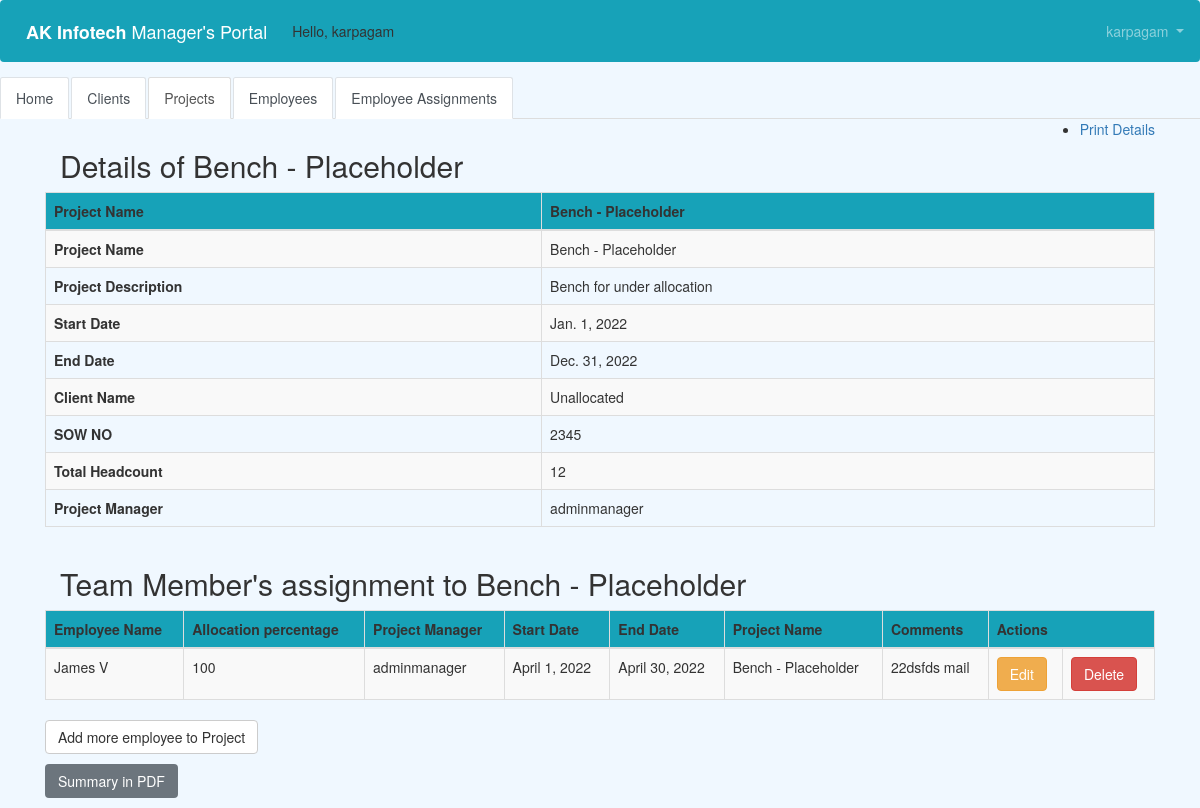
Page /manager/project/5/project_summary/ (signed in) on the committed database.
### users/models.py (models this page shows)
class CustomUser(AbstractUser):
    department = models.CharField(max_length=50, default=' ', null=True, blank=True)
    cell_phone = models.CharField(max_length=50, default='(402)000-0000')
    date_of_joining = models.DateField(null=True, blank=True)
    employee_ID = models.CharField(max_length=50, default=' ', null=True, blank=True)
    office_location = models.CharField(max_length=50, default=' ', null=True, blank=True)
    designation = models.CharField(max_length=50, default=' ', null=True, blank=True)

### manager/models.py (models this page shows, shortened)
class Project(models.Model):
    project_name = models.CharField(max_length=50, blank=False, null=False, default=' ')
    project_description = models.CharField(max_length=50, blank=False, null=False, default=' ')
    start_date = models.DateField(null=True, blank=True)
    end_date = models.DateField(null=True, blank=True)
    client_name = models.ForeignKey(Client, related_name='client', max_length=50, blank=False, null=False, default=' ',
                                    on_delete=models.CASCADE)
    SOW_no = models.CharField(max_length=50, blank=False, null=False, default=' ')
    total_headcount = models.IntegerField(blank=False, null=False, default=' ')
    manager = models.ForeignKey(get_user_model(), on_delete=models.CASCADE)
    def __str__(self):
        return self.project_name

class Client(models.Model):
    client_name = models.CharField(max_length=50, blank=False, null=False, default=' ')
    POC_client = models.CharField(max_length=50, blank=False, null=False, default=' ')
    POC_manager = models.ForeignKey(get_user_model(), on_delete=models.CASCADE)
    def __str__(self):
        return self.client_name

class Employee(models.Model):
    employee_name = models.CharField(max_length=50, blank=False, null=False, default=' ')
    first_name = models.CharField(max_length=50, blank=False, null=False, default=' ')
    last_name = models.CharField(max_length=50, blank=False, null=False, default=' ')
    Email = models.EmailField(max_length=100, default=' ')
    DOJ = models.DateField(null=True, blank=True)
    Project_manager = models.ForeignKey(users.models.CustomUser, related_name='manager', null=True,
                                        on_delete=models.DO_NOTHING)
    Location = models.CharField(max_length=50, blank=False, null=False, default=' ')
    Designation = models.CharField(max_length=50, blank=False, null=False, default=' ')
    def __str__(self):
        return self.employee_name

### assignment/models.py (models this page shows, shortened)
class Assignment(models.Model):
    employee_name = models.ForeignKey(Employee, related_name='name', blank=False, null=False, default=' ',
                                      on_delete=models.CASCADE)
    allocation_percentage = models.IntegerField(blank=False, null=False, default=' ')
    Project_manager = models.ForeignKey(get_user_model(), on_delete=models.CASCADE)
    start_date = models.DateField(default=' ')
    end_date = models.DateField(default=' ')
    email = models.EmailField(max_length=100, default='example@gmail.com')
    project_name = models.ForeignKey(Project, related_name='client', max_length=50, blank=False,
                                     null=False, default=' ',
                                     on_delete=models.CASCADE)
    comments = models.CharField(max_length=50, blank=False, null=False, default=' ')

### manager/views.py (the view)
# urls.py: path('project/<int:pk>/project_summary/', views.project_summary, name='project_summary'),
@login_required
def project_summary(request, pk):
    project = get_object_or_404(Project, pk=pk)
    assignment = Assignment.objects.filter(project_name=pk)
    return render(request, 'project_summary.html',
                  {'assignments': assignment, 'project': project})

### templates/project_summary.html (shortened to what this page needs)
{% extends 'base.html' %}
{% block content %}
 <html>
    <head>
        <link rel="stylesheet" href="https://maxcdn.bootstrapcdn.com/bootstrap/3.3.4/css/bootstrap.min.css">
    </head>
    <body>
    <ul class="object-tools">
        <li style = "float: right;">
            <a href="#" onclick="window.print();">Print Details     </a>
            <br>
        </li>
    </ul>
    <div class="container">
        <p>
        <h2> Details of {{ project.project_name }}</h2>
        </p>
    </div>
    <div>
        <table class="table table-striped table-bordered table-hover">
        <thead>
            <tr class="bg-info">
                <th>Project Name </th>
                <th> {{ project.project_name }} </th>
            </tr>
        </thead>
          <tbody>
          <tr> <td><b> Project Name </b> </td> <td>{{ project.project_name }}</td></tr>
          <tr><td><b> Project Description </b></td> <td>{{ project.project_description }}</td></tr>
          <tr><td> <b> Start Date </b> </td>  <td>{{ project.start_date }}</td></tr>
          <tr><td> <b> End Date </b> </td>   <td>{{ project.end_date }}</td></tr>
          <tr><td> <b> Client Name </b> </td>  <td>{{ project.client_name }}</td></tr>
          <tr><td> <b> SOW NO </b> </td>  <td>{{ project.SOW_no }}</td></tr>
          <tr><td> <b> Total Headcount </b> </td>  <td>{{ project.total_headcount }}</td></tr>
          <tr><td> <b> Project Manager </b> </td>  <td>{{ project.manager }}</td></tr>
            </tbody>
        </table>
     <div class="container">
        <p>
        <h2> Team Member's assignment to {{ project.project_name }}</h2>
        </p>
    </div>
     <table class="table table-striped table-bordered table-hover">
            <thead>
            <tr class="bg-info">
                <th>Employee Name</th>
                <th>Allocation percentage</th>
                <th>Project Manager</th>
                <th>Start Date</th>
                <th>End Date</th>
                <th>Project Name</th>
                <th>Comments</th>
                <th colspan="3">Actions</th>
            </tr>
            </thead>
            <tbody>
            {% for assignment in assignments %}
                <tr>
                    <td>{{ assignment.employee_name }}</td>
                    <td>{{ assignment.allocation_percentage }}</td>
                    <td>{{ assignment.Project_manager }}</td>
                    <td>{{ assignment.start_date }}</td>
                    <td>{{ assignment.end_date }}</td>
                    <td>{{ assignment.project_name }}</td>
                    <td>{{ assignment.comments }}</td>
                    <td><a href="{% url 'assignment_edit' pk=assignment.pk %}" class="btn btn-warning">Edit</a>
                    <td><a href="{% url 'assignment_delete' pk=assignment.pk %}"
                        onclick="return confirm('Are you sure you want to delete?')"
                        class="btn btn-danger">Delete</a>
                    </td>
                </tr>
            {% endfor %}
            </tbody>
        </table>
 <p>
    <a href="{% url 'assignment_new' %}" class="btn btn-default">Add more employee to Project</a>
    </p>
    <p>
        <a href="{% url 'admin_projectsummary_pdf1' project.pk %}" class="btn btn-secondary">Summary in PDF</a>
    </p>
    </div>
        </body>
    </html>
{% endblock content %}

### templates/base.html (shortened to what this page needs)
<!doctype html>
<html lang="en">
  <head>
    <link rel="stylesheet" href="https://stackpath.bootstrapcdn.com/bootstrap/4.1.3/css/bootstrap.min.css">
  </head>
  <body>
 <nav class="navbar navbar-expand-md navbar-dark bg-info mb-4">
      <a class="navbar-brand" href="{% url 'home' %}"> <b> AK Infotech </b>Manager's Portal </a>
     {% if user.is_authenticated %}
        <ul class="navbar-nav">
          Hello, {{ user.username }}
        </ul>
      {% endif %}
      <div class="collapse navbar-collapse" id="navbarCollapse">
        {% if user.is_authenticated %}
          <ul class="navbar-nav navbar-right">
            <li class="nav-item">
              <a class="nav-link dropdown-toggle" href="#" id="userMenu"\
              data-toggle="dropdown" aria-haspopup="true" aria-expanded\
              ="false">
                {{ user.username }}
              </a>
            </li>
          </ul>
        {% endif %}
              </nav>
<div>
     <ul class="nav nav-tabs">
         <li class="nav-item">
    <a class="nav-link active" href="{%  url 'home' %}">Home</a>
  </li>
  <li class="nav-item">
    <a class="nav-link active" href="{%  url 'client_list' %}">Clients</a>
  </li>
  <li class="nav-item active">
    <a class="nav-link" href="{%  url 'project_list' %}">Projects</a>
  </li>
  <li class="nav-item">
    <a class="nav-link active" href="{%  url 'employee_list' %}">Employees</a>
  </li>
         <li class="nav-item">
    <a class="nav-link active" href="{%  url 'assignment_list' %}">Employee Assignments</a>
  </li>
</ul>
 </div>
<div class="container">
      {% block content %}
      {% endblock content %}
    </div>
  </body>
</html>

### templates/project_summary.html (style rules this page uses)
body { background-color: aliceblue; }

### rows in the picture
CustomUser: username "karpagam"
Project: project_name "Bench - Placeholder", project_description "Bench for under allocation", start_date "Jan. 1, 2022", end_date "Dec. 31, 2022", client_name "Unallocated", SOW_no "2345", total_headcount "12", manager "adminmanager"
Assignment: employee_name "James V", allocation_percentage "100", Project_manager "adminmanager", start_date "April 1, 2022", end_date "April 30, 2022", project_name "Bench - Placeholder", comments "22dsfds mail"
